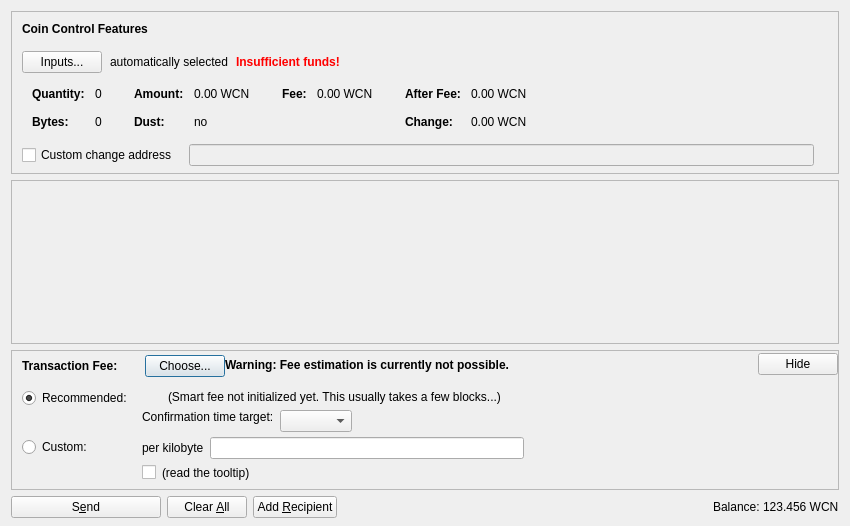
<?xml version="1.0" encoding="UTF-8"?>
<ui version="4.0">
 <class>SendCoinsDialog</class>
 <widget class="QDialog" name="SendCoinsDialog">
  <property name="geometry">
   <rect>
    <x>0</x>
    <y>0</y>
    <width>850</width>
    <height>526</height>
   </rect>
  </property>
  <property name="windowTitle">
   <string>Send Coins</string>
  </property>
  <layout class="QVBoxLayout" name="verticalLayout" stretch="0,1,0,0">
   <property name="bottomMargin">
    <number>8</number>
   </property>
   <item>
    <widget class="QFrame" name="frameCoinControl">
     <property name="sizePolicy">
      <sizepolicy hsizetype="Expanding" vsizetype="Expanding">
       <horstretch>0</horstretch>
       <verstretch>0</verstretch>
      </sizepolicy>
     </property>
     <property name="maximumSize">
      <size>
       <width>16777215</width>
       <height>16777215</height>
      </size>
     </property>
     <property name="frameShape">
      <enum>QFrame::StyledPanel</enum>
     </property>
     <property name="frameShadow">
      <enum>QFrame::Sunken</enum>
     </property>
     <layout class="QVBoxLayout" name="verticalLayoutCoinControl2">
      <property name="spacing">
       <number>0</number>
      </property>
      <property name="leftMargin">
       <number>0</number>
      </property>
      <property name="topMargin">
       <number>0</number>
      </property>
      <property name="rightMargin">
       <number>0</number>
      </property>
      <property name="bottomMargin">
       <number>6</number>
      </property>
      <item>
       <layout class="QVBoxLayout" name="verticalLayoutCoinControl" stretch="0,0,0,0,1">
        <property name="spacing">
         <number>0</number>
        </property>
        <property name="leftMargin">
         <number>10</number>
        </property>
        <property name="topMargin">
         <number>10</number>
        </property>
        <item>
         <layout class="QHBoxLayout" name="horizontalLayoutCoinControl1">
          <property name="bottomMargin">
           <number>15</number>
          </property>
          <item>
           <widget class="QLabel" name="labelCoinControlFeatures">
            <property name="sizePolicy">
             <sizepolicy hsizetype="Preferred" vsizetype="Maximum">
              <horstretch>0</horstretch>
              <verstretch>0</verstretch>
             </sizepolicy>
            </property>
            <property name="font">
             <font>
              <weight>75</weight>
              <bold>true</bold>
             </font>
            </property>
            <property name="styleSheet">
             <string notr="true">font-weight:bold;</string>
            </property>
            <property name="text">
             <string>Coin Control Features</string>
            </property>
           </widget>
          </item>
         </layout>
        </item>
        <item>
         <layout class="QHBoxLayout" name="horizontalLayoutCoinControl2" stretch="0,0,0,0">
          <property name="spacing">
           <number>8</number>
          </property>
          <property name="bottomMargin">
           <number>10</number>
          </property>
          <item>
           <widget class="QPushButton" name="pushButtonCoinControl">
            <property name="styleSheet">
             <string notr="true"/>
            </property>
            <property name="text">
             <string>Inputs...</string>
            </property>
            <property name="autoDefault">
             <bool>false</bool>
            </property>
           </widget>
          </item>
          <item>
           <widget class="QLabel" name="labelCoinControlAutomaticallySelected">
            <property name="text">
             <string>automatically selected</string>
            </property>
            <property name="margin">
             <number>5</number>
            </property>
           </widget>
          </item>
          <item>
           <widget class="QLabel" name="labelCoinControlInsuffFunds">
            <property name="font">
             <font>
              <weight>75</weight>
              <bold>true</bold>
             </font>
            </property>
            <property name="styleSheet">
             <string notr="true">color:red;font-weight:bold;</string>
            </property>
            <property name="text">
             <string>Insufficient funds!</string>
            </property>
            <property name="margin">
             <number>5</number>
            </property>
           </widget>
          </item>
          <item>
           <spacer name="horizontalSpacerCoinControl">
            <property name="orientation">
             <enum>Qt::Horizontal</enum>
            </property>
            <property name="sizeHint" stdset="0">
             <size>
              <width>40</width>
              <height>1</height>
             </size>
            </property>
           </spacer>
          </item>
         </layout>
        </item>
        <item>
         <widget class="QWidget" name="widgetCoinControl" native="true">
          <property name="sizePolicy">
           <sizepolicy hsizetype="Preferred" vsizetype="Preferred">
            <horstretch>0</horstretch>
            <verstretch>0</verstretch>
           </sizepolicy>
          </property>
          <property name="minimumSize">
           <size>
            <width>0</width>
            <height>0</height>
           </size>
          </property>
          <property name="styleSheet">
           <string notr="true"/>
          </property>
          <layout class="QHBoxLayout" name="horizontalLayoutCoinControl5">
           <property name="leftMargin">
            <number>0</number>
           </property>
           <property name="topMargin">
            <number>0</number>
           </property>
           <property name="rightMargin">
            <number>0</number>
           </property>
           <property name="bottomMargin">
            <number>0</number>
           </property>
           <item>
            <layout class="QHBoxLayout" name="horizontalLayoutCoinControl3" stretch="0,0,0,1">
             <property name="spacing">
              <number>20</number>
             </property>
             <property name="topMargin">
              <number>0</number>
             </property>
             <property name="bottomMargin">
              <number>10</number>
             </property>
             <item>
              <layout class="QFormLayout" name="formLayoutCoinControl1">
               <property name="horizontalSpacing">
                <number>10</number>
               </property>
               <property name="verticalSpacing">
                <number>14</number>
               </property>
               <property name="leftMargin">
                <number>10</number>
               </property>
               <property name="topMargin">
                <number>4</number>
               </property>
               <property name="rightMargin">
                <number>6</number>
               </property>
               <item row="0" column="0">
                <widget class="QLabel" name="labelCoinControlQuantityText">
                 <property name="font">
                  <font>
                   <weight>75</weight>
                   <bold>true</bold>
                  </font>
                 </property>
                 <property name="text">
                  <string>Quantity:</string>
                 </property>
                 <property name="margin">
                  <number>0</number>
                 </property>
                </widget>
               </item>
               <item row="0" column="1">
                <widget class="QLabel" name="labelCoinControlQuantity">
                 <property name="cursor">
                  <cursorShape>IBeamCursor</cursorShape>
                 </property>
                 <property name="contextMenuPolicy">
                  <enum>Qt::ActionsContextMenu</enum>
                 </property>
                 <property name="text">
                  <string notr="true">0</string>
                 </property>
                 <property name="margin">
                  <number>0</number>
                 </property>
                 <property name="textInteractionFlags">
                  <set>Qt::LinksAccessibleByMouse|Qt::TextSelectableByKeyboard|Qt::TextSelectableByMouse</set>
                 </property>
                </widget>
               </item>
               <item row="1" column="0">
                <widget class="QLabel" name="labelCoinControlBytesText">
                 <property name="font">
                  <font>
                   <weight>75</weight>
                   <bold>true</bold>
                  </font>
                 </property>
                 <property name="text">
                  <string>Bytes:</string>
                 </property>
                </widget>
               </item>
               <item row="1" column="1">
                <widget class="QLabel" name="labelCoinControlBytes">
                 <property name="cursor">
                  <cursorShape>IBeamCursor</cursorShape>
                 </property>
                 <property name="contextMenuPolicy">
                  <enum>Qt::ActionsContextMenu</enum>
                 </property>
                 <property name="text">
                  <string notr="true">0</string>
                 </property>
                 <property name="textInteractionFlags">
                  <set>Qt::LinksAccessibleByMouse|Qt::TextSelectableByKeyboard|Qt::TextSelectableByMouse</set>
                 </property>
                </widget>
               </item>
              </layout>
             </item>
             <item>
              <layout class="QFormLayout" name="formLayoutCoinControl2">
               <property name="horizontalSpacing">
                <number>10</number>
               </property>
               <property name="verticalSpacing">
                <number>14</number>
               </property>
               <property name="leftMargin">
                <number>6</number>
               </property>
               <property name="topMargin">
                <number>4</number>
               </property>
               <property name="rightMargin">
                <number>6</number>
               </property>
               <item row="0" column="0">
                <widget class="QLabel" name="labelCoinControlAmountText">
                 <property name="font">
                  <font>
                   <weight>75</weight>
                   <bold>true</bold>
                  </font>
                 </property>
                 <property name="text">
                  <string>Amount:</string>
                 </property>
                 <property name="margin">
                  <number>0</number>
                 </property>
                </widget>
               </item>
               <item row="0" column="1">
                <widget class="QLabel" name="labelCoinControlAmount">
                 <property name="cursor">
                  <cursorShape>IBeamCursor</cursorShape>
                 </property>
                 <property name="contextMenuPolicy">
                  <enum>Qt::ActionsContextMenu</enum>
                 </property>
                 <property name="text">
                  <string notr="true">0.00 WCN</string>
                 </property>
                 <property name="textInteractionFlags">
                  <set>Qt::LinksAccessibleByMouse|Qt::TextSelectableByKeyboard|Qt::TextSelectableByMouse</set>
                 </property>
                </widget>
               </item>
               <item row="1" column="0">
                <widget class="QLabel" name="labelCoinControlLowOutputText">
                 <property name="font">
                  <font>
                   <weight>75</weight>
                   <bold>true</bold>
                  </font>
                 </property>
                 <property name="text">
                  <string>Dust:</string>
                 </property>
                </widget>
               </item>
               <item row="1" column="1">
                <widget class="QLabel" name="labelCoinControlLowOutput">
                 <property name="cursor">
                  <cursorShape>IBeamCursor</cursorShape>
                 </property>
                 <property name="contextMenuPolicy">
                  <enum>Qt::ActionsContextMenu</enum>
                 </property>
                 <property name="text">
                  <string notr="true">no</string>
                 </property>
                 <property name="textInteractionFlags">
                  <set>Qt::LinksAccessibleByMouse|Qt::TextSelectableByKeyboard|Qt::TextSelectableByMouse</set>
                 </property>
                </widget>
               </item>
              </layout>
             </item>
             <item>
              <layout class="QFormLayout" name="formLayoutCoinControl3">
               <property name="horizontalSpacing">
                <number>10</number>
               </property>
               <property name="verticalSpacing">
                <number>14</number>
               </property>
               <property name="leftMargin">
                <number>6</number>
               </property>
               <property name="topMargin">
                <number>4</number>
               </property>
               <property name="rightMargin">
                <number>6</number>
               </property>
               <item row="0" column="0">
                <widget class="QLabel" name="labelCoinControlFeeText">
                 <property name="font">
                  <font>
                   <weight>75</weight>
                   <bold>true</bold>
                  </font>
                 </property>
                 <property name="text">
                  <string>Fee:</string>
                 </property>
                 <property name="margin">
                  <number>0</number>
                 </property>
                </widget>
               </item>
               <item row="0" column="1">
                <widget class="QLabel" name="labelCoinControlFee">
                 <property name="cursor">
                  <cursorShape>IBeamCursor</cursorShape>
                 </property>
                 <property name="contextMenuPolicy">
                  <enum>Qt::ActionsContextMenu</enum>
                 </property>
                 <property name="text">
                  <string notr="true">0.00 WCN</string>
                 </property>
                 <property name="textInteractionFlags">
                  <set>Qt::LinksAccessibleByMouse|Qt::TextSelectableByKeyboard|Qt::TextSelectableByMouse</set>
                 </property>
                </widget>
               </item>
              </layout>
             </item>
             <item>
              <layout class="QFormLayout" name="formLayoutCoinControl4">
               <property name="horizontalSpacing">
                <number>10</number>
               </property>
               <property name="verticalSpacing">
                <number>14</number>
               </property>
               <property name="leftMargin">
                <number>6</number>
               </property>
               <property name="topMargin">
                <number>4</number>
               </property>
               <property name="rightMargin">
                <number>6</number>
               </property>
               <item row="0" column="0">
                <widget class="QLabel" name="labelCoinControlAfterFeeText">
                 <property name="font">
                  <font>
                   <weight>75</weight>
                   <bold>true</bold>
                  </font>
                 </property>
                 <property name="text">
                  <string>After Fee:</string>
                 </property>
                 <property name="margin">
                  <number>0</number>
                 </property>
                </widget>
               </item>
               <item row="0" column="1">
                <widget class="QLabel" name="labelCoinControlAfterFee">
                 <property name="cursor">
                  <cursorShape>IBeamCursor</cursorShape>
                 </property>
                 <property name="contextMenuPolicy">
                  <enum>Qt::ActionsContextMenu</enum>
                 </property>
                 <property name="text">
                  <string notr="true">0.00 WCN</string>
                 </property>
                 <property name="textInteractionFlags">
                  <set>Qt::LinksAccessibleByMouse|Qt::TextSelectableByKeyboard|Qt::TextSelectableByMouse</set>
                 </property>
                </widget>
               </item>
               <item row="1" column="0">
                <widget class="QLabel" name="labelCoinControlChangeText">
                 <property name="font">
                  <font>
                   <weight>75</weight>
                   <bold>true</bold>
                  </font>
                 </property>
                 <property name="text">
                  <string>Change:</string>
                 </property>
                </widget>
               </item>
               <item row="1" column="1">
                <widget class="QLabel" name="labelCoinControlChange">
                 <property name="cursor">
                  <cursorShape>IBeamCursor</cursorShape>
                 </property>
                 <property name="contextMenuPolicy">
                  <enum>Qt::ActionsContextMenu</enum>
                 </property>
                 <property name="text">
                  <string notr="true">0.00 WCN</string>
                 </property>
                 <property name="textInteractionFlags">
                  <set>Qt::LinksAccessibleByMouse|Qt::TextSelectableByKeyboard|Qt::TextSelectableByMouse</set>
                 </property>
                </widget>
               </item>
              </layout>
             </item>
            </layout>
           </item>
          </layout>
         </widget>
        </item>
        <item>
         <layout class="QHBoxLayout" name="horizontalLayoutCoinControl4" stretch="0,0,0">
          <property name="spacing">
           <number>12</number>
          </property>
          <property name="sizeConstraint">
           <enum>QLayout::SetDefaultConstraint</enum>
          </property>
          <property name="topMargin">
           <number>5</number>
          </property>
          <property name="rightMargin">
           <number>5</number>
          </property>
          <item>
           <widget class="QCheckBox" name="checkBoxCoinControlChange">
            <property name="toolTip">
             <string>If this is activated, but the change address is empty or invalid, change will be sent to a newly generated address.</string>
            </property>
            <property name="text">
             <string>Custom change address</string>
            </property>
           </widget>
          </item>
          <item>
           <widget class="QValidatedLineEdit" name="lineEditCoinControlChange">
            <property name="enabled">
             <bool>false</bool>
            </property>
            <property name="sizePolicy">
             <sizepolicy hsizetype="Expanding" vsizetype="Fixed">
              <horstretch>0</horstretch>
              <verstretch>0</verstretch>
             </sizepolicy>
            </property>
           </widget>
          </item>
          <item>
           <widget class="QLabel" name="labelCoinControlChangeLabel">
            <property name="sizePolicy">
             <sizepolicy hsizetype="Preferred" vsizetype="Expanding">
              <horstretch>0</horstretch>
              <verstretch>0</verstretch>
             </sizepolicy>
            </property>
            <property name="minimumSize">
             <size>
              <width>0</width>
              <height>0</height>
             </size>
            </property>
            <property name="text">
             <string/>
            </property>
            <property name="margin">
             <number>3</number>
            </property>
           </widget>
          </item>
         </layout>
        </item>
        <item>
         <spacer name="verticalSpacerCoinControl">
          <property name="orientation">
           <enum>Qt::Vertical</enum>
          </property>
          <property name="sizeHint" stdset="0">
           <size>
            <width>800</width>
            <height>1</height>
           </size>
          </property>
         </spacer>
        </item>
       </layout>
      </item>
     </layout>
    </widget>
   </item>
   <item>
    <widget class="QScrollArea" name="scrollArea">
     <property name="widgetResizable">
      <bool>true</bool>
     </property>
     <widget class="QWidget" name="scrollAreaWidgetContents">
      <property name="geometry">
       <rect>
        <x>0</x>
        <y>0</y>
        <width>830</width>
        <height>104</height>
       </rect>
      </property>
      <layout class="QVBoxLayout" name="verticalLayout_2" stretch="0,1">
       <property name="leftMargin">
        <number>0</number>
       </property>
       <property name="topMargin">
        <number>0</number>
       </property>
       <property name="rightMargin">
        <number>0</number>
       </property>
       <property name="bottomMargin">
        <number>0</number>
       </property>
       <item>
        <layout class="QVBoxLayout" name="entries">
         <property name="spacing">
          <number>6</number>
         </property>
        </layout>
       </item>
       <item>
        <spacer name="verticalSpacer">
         <property name="orientation">
          <enum>Qt::Vertical</enum>
         </property>
         <property name="sizeHint" stdset="0">
          <size>
           <width>20</width>
           <height>40</height>
          </size>
         </property>
        </spacer>
       </item>
      </layout>
     </widget>
    </widget>
   </item>
   <item>
    <widget class="QFrame" name="frameFee">
     <property name="sizePolicy">
      <sizepolicy hsizetype="Expanding" vsizetype="Expanding">
       <horstretch>0</horstretch>
       <verstretch>0</verstretch>
      </sizepolicy>
     </property>
     <property name="maximumSize">
      <size>
       <width>16777215</width>
       <height>16777215</height>
      </size>
     </property>
     <property name="frameShape">
      <enum>QFrame::StyledPanel</enum>
     </property>
     <property name="frameShadow">
      <enum>QFrame::Sunken</enum>
     </property>
     <layout class="QVBoxLayout" name="verticalLayoutFee1">
      <property name="spacing">
       <number>0</number>
      </property>
      <property name="leftMargin">
       <number>0</number>
      </property>
      <property name="topMargin">
       <number>0</number>
      </property>
      <property name="rightMargin">
       <number>0</number>
      </property>
      <property name="bottomMargin">
       <number>0</number>
      </property>
      <item>
       <layout class="QVBoxLayout" name="verticalLayoutFee2" stretch="0,0,0">
        <property name="spacing">
         <number>0</number>
        </property>
        <property name="leftMargin">
         <number>10</number>
        </property>
        <property name="topMargin">
         <number>0</number>
        </property>
        <item>
         <layout class="QHBoxLayout" name="horizontalLayoutFee1">
          <property name="bottomMargin">
           <number>0</number>
          </property>
          <item>
           <layout class="QVBoxLayout" name="verticalLayoutFee7">
            <property name="spacing">
             <number>0</number>
            </property>
            <item>
             <spacer name="verticalSpacerSmartFee">
              <property name="orientation">
               <enum>Qt::Vertical</enum>
              </property>
              <property name="sizeType">
               <enum>QSizePolicy::Fixed</enum>
              </property>
              <property name="sizeHint" stdset="0">
               <size>
                <width>1</width>
                <height>4</height>
               </size>
              </property>
             </spacer>
            </item>
            <item>
             <layout class="QHBoxLayout" name="horizontalLayoutSmartFee">
              <property name="spacing">
               <number>10</number>
              </property>
              <item>
               <widget class="QLabel" name="labelFeeHeadline">
                <property name="sizePolicy">
                 <sizepolicy hsizetype="Preferred" vsizetype="Maximum">
                  <horstretch>0</horstretch>
                  <verstretch>0</verstretch>
                 </sizepolicy>
                </property>
                <property name="font">
                 <font>
                  <weight>75</weight>
                  <bold>true</bold>
                 </font>
                </property>
                <property name="styleSheet">
                 <string notr="true">font-weight:bold;</string>
                </property>
                <property name="text">
                 <string>Transaction Fee:</string>
                </property>
               </widget>
              </item>
              <item>
               <widget class="QLabel" name="labelFeeMinimized">
                <property name="text">
                 <string/>
                </property>
               </widget>
              </item>
              <item>
               <widget class="QPushButton" name="buttonChooseFee">
                <property name="text">
                 <string>Choose...</string>
                </property>
               </widget>
              </item>
             </layout>
            </item>
            <item>
             <spacer name="verticalSpacer_5">
              <property name="orientation">
               <enum>Qt::Vertical</enum>
              </property>
              <property name="sizeHint" stdset="0">
               <size>
                <width>1</width>
                <height>1</height>
               </size>
              </property>
             </spacer>
            </item>
           </layout>
          </item>
          <item>
           <widget class="QLabel" name="fallbackFeeWarningLabel">
            <property name="toolTip">
             <string>Using the fallbackfee can result in sending a transaction that will take several hours or days (or never) to confirm. Consider choosing your fee manually or wait until you have validated the complete chain.</string>
            </property>
            <property name="font">
            <font>
                <weight>75</weight>
                <bold>true</bold>
            </font>
            </property>
            <property name="text">
             <string>Warning: Fee estimation is currently not possible.</string>
            </property>
            <property name="wordWrap">
             <bool>false</bool>
            </property>
           </widget>
          </item>
          <item>
           <spacer name="horizontalSpacer_4">
            <property name="orientation">
             <enum>Qt::Horizontal</enum>
            </property>
            <property name="sizeType">
             <enum>QSizePolicy::MinimumExpanding</enum>
            </property>
            <property name="sizeHint" stdset="0">
             <size>
              <width>40</width>
              <height>20</height>
             </size>
            </property>
           </spacer>
          </item>
          <item>
           <widget class="QPushButton" name="buttonMinimizeFee">
            <property name="toolTip">
             <string>collapse fee-settings</string>
            </property>
            <property name="text">
             <string>Hide</string>
            </property>
           </widget>
          </item>
         </layout>
        </item>
        <item>
         <widget class="QFrame" name="frameFeeSelection">
          <layout class="QVBoxLayout" name="verticalLayoutFee12">
           <property name="spacing">
            <number>0</number>
           </property>
           <property name="leftMargin">
            <number>0</number>
           </property>
           <property name="topMargin">
            <number>0</number>
           </property>
           <property name="rightMargin">
            <number>0</number>
           </property>
           <property name="bottomMargin">
            <number>0</number>
           </property>
           <item>
            <layout class="QGridLayout" name="gridLayoutFee">
             <property name="topMargin">
              <number>10</number>
             </property>
             <property name="bottomMargin">
              <number>4</number>
             </property>
             <property name="horizontalSpacing">
              <number>10</number>
             </property>
             <property name="verticalSpacing">
              <number>4</number>
             </property>
             <item row="1" column="1">
              <layout class="QVBoxLayout" name="verticalLayoutFee8">
               <property name="spacing">
                <number>6</number>
               </property>
               <item>
                <layout class="QHBoxLayout" name="horizontalLayoutFee13">
                 <item>
                  <widget class="QLabel" name="labelCustomPerKilobyte">
                   <property name="toolTip">
                    <string>If the custom fee is set to 1000 satoshis and the transaction is only 250 bytes, then &quot;per kilobyte&quot; only pays 250 satoshis in fee, while &quot;total at least&quot; pays 1000 satoshis. For transactions bigger than a kilobyte both pay by kilobyte.</string>
                   </property>
                   <property name="text">
                    <string>per kilobyte</string>
                   </property>
                  </widget>
                 </item>
                 <item>
                  <widget class="BitcoinAmountField" name="customFee"/>
                 </item>
                 <item>
                  <spacer name="horizontalSpacer_6">
                   <property name="orientation">
                    <enum>Qt::Horizontal</enum>
                   </property>
                   <property name="sizeHint" stdset="0">
                    <size>
                     <width>1</width>
                     <height>1</height>
                    </size>
                   </property>
                  </spacer>
                 </item>
                </layout>
               </item>
               <item>
                <layout class="QHBoxLayout" name="horizontalLayoutFee8">
                 <item>
                  <widget class="QCheckBox" name="checkBoxMinimumFee">
                   <property name="toolTip">
                    <string>Paying only the minimum fee is just fine as long as there is less transaction volume than space in the blocks. But be aware that this can end up in a never confirming transaction once there is more demand for worldcoin transactions than the network can process.</string>
                   </property>
                   <property name="text">
                    <string/>
                   </property>
                  </widget>
                 </item>
                 <item>
                  <widget class="QLabel" name="labelMinFeeWarning">
                   <property name="enabled">
                    <bool>true</bool>
                   </property>
                   <property name="toolTip">
                    <string>Paying only the minimum fee is just fine as long as there is less transaction volume than space in the blocks. But be aware that this can end up in a never confirming transaction once there is more demand for worldcoin transactions than the network can process.</string>
                   </property>
                   <property name="text">
                    <string>(read the tooltip)</string>
                   </property>
                   <property name="margin">
                    <number>5</number>
                   </property>
                  </widget>
                 </item>
                 <item>
                  <spacer name="horizontalSpacer_2">
                   <property name="orientation">
                    <enum>Qt::Horizontal</enum>
                   </property>
                   <property name="sizeHint" stdset="0">
                    <size>
                     <width>1</width>
                     <height>1</height>
                    </size>
                   </property>
                  </spacer>
                 </item>
                </layout>
               </item>
              </layout>
             </item>
             <item row="0" column="0">
              <layout class="QVBoxLayout" name="verticalLayoutFee4" stretch="0,1">
               <item>
                <widget class="QRadioButton" name="radioSmartFee">
                 <property name="text">
                  <string>Recommended:</string>
                 </property>
                 <property name="checked">
                  <bool>true</bool>
                 </property>
                 <attribute name="buttonGroup">
                  <string notr="true">groupFee</string>
                 </attribute>
                </widget>
               </item>
               <item>
                <spacer name="verticalSpacer_2">
                 <property name="orientation">
                  <enum>Qt::Vertical</enum>
                 </property>
                 <property name="sizeHint" stdset="0">
                  <size>
                   <width>1</width>
                   <height>1</height>
                  </size>
                 </property>
                </spacer>
               </item>
              </layout>
             </item>
             <item row="1" column="0">
              <layout class="QVBoxLayout" name="verticalLayoutFee9" stretch="0,1">
               <item>
                <widget class="QRadioButton" name="radioCustomFee">
                 <property name="text">
                  <string>Custom:</string>
                 </property>
                 <attribute name="buttonGroup">
                  <string notr="true">groupFee</string>
                 </attribute>
                </widget>
               </item>
               <item>
                <spacer name="verticalSpacer_6">
                 <property name="orientation">
                  <enum>Qt::Vertical</enum>
                 </property>
                 <property name="sizeHint" stdset="0">
                  <size>
                   <width>1</width>
                   <height>1</height>
                  </size>
                 </property>
                </spacer>
               </item>
              </layout>
             </item>
             <item row="0" column="1">
              <layout class="QVBoxLayout" name="verticalLayoutFee3" stretch="0,0,1">
               <property name="spacing">
                <number>6</number>
               </property>
               <property name="topMargin">
                <number>2</number>
               </property>
               <item>
                <layout class="QHBoxLayout" name="horizontalLayoutFee12">
                 <item>
                  <widget class="QLabel" name="labelSmartFee">
                   <property name="text">
                    <string/>
                   </property>
                   <property name="margin">
                    <number>2</number>
                   </property>
                  </widget>
                 </item>
                 <item>
                  <widget class="QLabel" name="labelFeeEstimation">
                   <property name="text">
                    <string/>
                   </property>
                  </widget>
                 </item>
                 <item>
                  <widget class="QLabel" name="labelSmartFee2">
                   <property name="text">
                    <string>(Smart fee not initialized yet. This usually takes a few blocks...)</string>
                   </property>
                   <property name="margin">
                    <number>2</number>
                   </property>
                  </widget>
                 </item>
                 <item>
                  <spacer name="horizontalSpacer_5">
                   <property name="orientation">
                    <enum>Qt::Horizontal</enum>
                   </property>
                   <property name="sizeHint" stdset="0">
                    <size>
                     <width>1</width>
                     <height>1</height>
                    </size>
                   </property>
                  </spacer>
                 </item>
                </layout>
               </item>
               <item>
                <layout class="QHBoxLayout" name="horizontalLayoutFee9">
                 <item>
                  <layout class="QVBoxLayout" name="verticalLayoutFee6">
                   <item>
                    <widget class="QLabel" name="labelSmartFee3">
                     <property name="text">
                      <string>Confirmation time target:</string>
                     </property>
                     <property name="margin">
                      <number>2</number>
                     </property>
                    </widget>
                   </item>
                   <item>
                    <spacer name="verticalSpacer_3">
                     <property name="orientation">
                      <enum>Qt::Vertical</enum>
                     </property>
                     <property name="sizeHint" stdset="0">
                      <size>
                       <width>1</width>
                       <height>1</height>
                      </size>
                     </property>
                    </spacer>
                   </item>
                  </layout>
                 </item>
                 <item>
                  <layout class="QVBoxLayout" name="verticalLayoutFee5">
                   <property name="rightMargin">
                    <number>30</number>
                   </property>
                   <item>
                    <layout class="QHBoxLayout" name="horizontalLayoutConfTarget">
                     <property name="bottomMargin">
                      <number>0</number>
                     </property>
                     <item>
                      <widget class="QComboBox" name="confTargetSelector"/>
                     </item>
                     <item>
                      <spacer name="horizontalSpacerConfTarget">
                       <property name="orientation">
                        <enum>Qt::Horizontal</enum>
                       </property>
                       <property name="sizeHint" stdset="0">
                        <size>
                         <width>40</width>
                         <height>20</height>
                        </size>
                       </property>
                      </spacer>
                     </item>
                    </layout>
                   </item>
                  </layout>
                 </item>
                </layout>
               </item>
               <item>
                <spacer name="verticalSpacer_4">
                 <property name="orientation">
                  <enum>Qt::Vertical</enum>
                 </property>
                 <property name="sizeHint" stdset="0">
                  <size>
                   <width>1</width>
                   <height>1</height>
                  </size>
                 </property>
                </spacer>
               </item>
              </layout>
             </item>
            </layout>
           </item>
          </layout>
         </widget>
        </item>
        <item>
         <spacer name="verticalSpacerFee">
          <property name="orientation">
           <enum>Qt::Vertical</enum>
          </property>
          <property name="sizeHint" stdset="0">
           <size>
            <width>40</width>
            <height>5</height>
           </size>
          </property>
         </spacer>
        </item>
       </layout>
      </item>
     </layout>
    </widget>
   </item>
   <item>
    <layout class="QHBoxLayout" name="horizontalLayout">
     <item>
      <widget class="QPushButton" name="sendButton">
       <property name="minimumSize">
        <size>
         <width>150</width>
         <height>0</height>
        </size>
       </property>
       <property name="toolTip">
        <string>Confirm the send action</string>
       </property>
       <property name="text">
        <string>S&amp;end</string>
       </property>
       <property name="icon">
        <iconset resource="../bitcoin.qrc">
         <normaloff>:/icons/send</normaloff>:/icons/send</iconset>
       </property>
       <property name="autoDefault">
        <bool>false</bool>
       </property>
       <property name="default">
        <bool>false</bool>
       </property>
      </widget>
     </item>
     <item>
      <widget class="QPushButton" name="clearButton">
       <property name="sizePolicy">
        <sizepolicy hsizetype="Minimum" vsizetype="Fixed">
         <horstretch>0</horstretch>
         <verstretch>0</verstretch>
        </sizepolicy>
       </property>
       <property name="toolTip">
        <string>Clear all fields of the form.</string>
       </property>
       <property name="text">
        <string>Clear &amp;All</string>
       </property>
       <property name="icon">
        <iconset resource="../bitcoin.qrc">
         <normaloff>:/icons/remove</normaloff>:/icons/remove</iconset>
       </property>
       <property name="autoDefault">
        <bool>false</bool>
       </property>
      </widget>
     </item>
     <item>
      <widget class="QPushButton" name="addButton">
       <property name="toolTip">
        <string>Send to multiple recipients at once</string>
       </property>
       <property name="text">
        <string>Add &amp;Recipient</string>
       </property>
       <property name="icon">
        <iconset resource="../bitcoin.qrc">
         <normaloff>:/icons/add</normaloff>:/icons/add</iconset>
       </property>
       <property name="autoDefault">
        <bool>false</bool>
       </property>
      </widget>
     </item>
     <item>
      <spacer name="horizontalSpacer">
       <property name="orientation">
        <enum>Qt::Horizontal</enum>
       </property>
       <property name="sizeHint" stdset="0">
        <size>
         <width>40</width>
         <height>20</height>
        </size>
       </property>
      </spacer>
     </item>
     <item>
      <layout class="QHBoxLayout" name="horizontalLayout_2">
       <property name="spacing">
        <number>3</number>
       </property>
       <item>
        <widget class="QLabel" name="label">
         <property name="sizePolicy">
          <sizepolicy hsizetype="Preferred" vsizetype="Fixed">
           <horstretch>0</horstretch>
           <verstretch>0</verstretch>
          </sizepolicy>
         </property>
         <property name="text">
          <string>Balance:</string>
         </property>
        </widget>
       </item>
       <item>
        <widget class="QLabel" name="labelBalance">
         <property name="sizePolicy">
          <sizepolicy hsizetype="Preferred" vsizetype="Fixed">
           <horstretch>0</horstretch>
           <verstretch>0</verstretch>
          </sizepolicy>
         </property>
         <property name="cursor">
          <cursorShape>IBeamCursor</cursorShape>
         </property>
         <property name="text">
          <string notr="true">123.456 WCN</string>
         </property>
         <property name="textInteractionFlags">
          <set>Qt::LinksAccessibleByMouse|Qt::TextSelectableByKeyboard|Qt::TextSelectableByMouse</set>
         </property>
        </widget>
       </item>
      </layout>
     </item>
    </layout>
   </item>
  </layout>
 </widget>
 <customwidgets>
  <customwidget>
   <class>QValidatedLineEdit</class>
   <extends>QLineEdit</extends>
   <header>qvalidatedlineedit.h</header>
  </customwidget>
  <customwidget>
   <class>BitcoinAmountField</class>
   <extends>QLineEdit</extends>
   <header>bitcoinamountfield.h</header>
   <container>1</container>
  </customwidget>
 </customwidgets>
 <resources>
  <include location="../bitcoin.qrc"/>
 </resources>
 <connections/>
 <buttongroups>
  <buttongroup name="groupFee"/>
 </buttongroups>
</ui>
